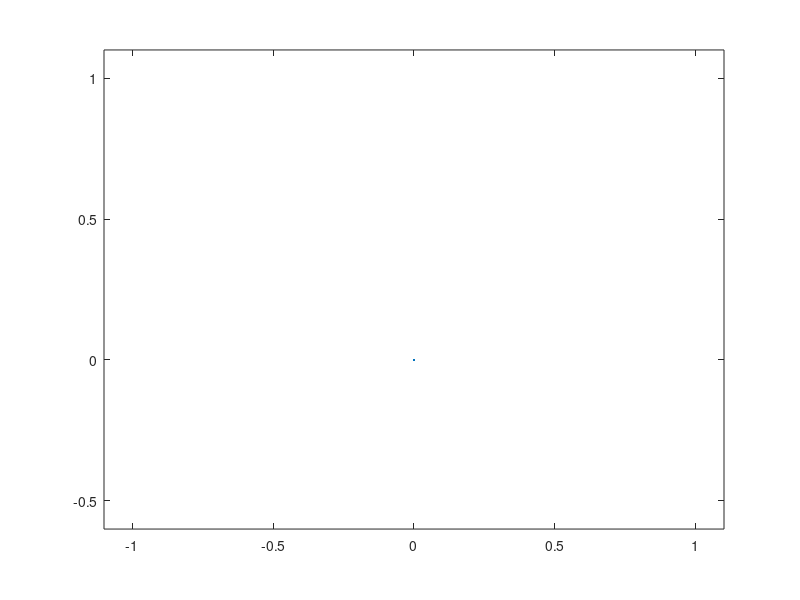

Reproduce this figure in MATLAB. (Note: this script raises an error after producing the figure.)
clear all
close all
clc

%% Winter Break Work: Michael Bisbano
%   Polar Plot Generation Tools:

%% First Stage: Declare Vars 
% Global Variable Declarations (Default):
    %x_axis_range = -1:0.01:1;                                               % predefined to start
    %y_axis_range = -1:0.01:1;                                               % predefined to start
    %theta_deg = 0:0.5:359.5;                                                % predefined to start
    %theta_rad = deg2rad(theta_deg);                                         % predefined to start
    %ThetaMaxDirectivity_deg = 90;                                           % predefined to start
    %ThetaMaxDirectivity_rad = deg2rad(ThetaMaxDirectivity_deg);             % predefined to start
    
    %ScaleType = 'Linear';                                                       % User Defineable
    ScaleType = 'dB';                                               % User Defineable
    
    
    PlotRadius.YMin = 0.5;                                                      % User Defineable
    PlotRadius.ThetaStep = 30;                                                  % User Defineable
    PlotRadius.MaxTheta = 180;                                                  % User Defineable
    PlotRadius.Labels = [1, 0.8, 0.6, 0.4, 0.2];                                % User Defineable
    PlotRadius.Labels_dB = [0, -10, -20, -30, -40];
    PlotRadius.OneSidedBWs = [60, 90, 120, 150, 180];                           % User Defineable
    ThetaSweep = -PlotRadius.MaxTheta:PlotRadius.ThetaStep:PlotRadius.MaxTheta; % User Defineable
        % note to self, make GUI to aid user in defining these variables!

        
%% Second Stage: Create Figure based on inputs    
% Make the Figure and Plot the axes:
    close all;
    figure;
    plot(0, 0);
    hold on;
    ylim([-(PlotRadius.YMin+0.1),1.1])
    %ylim([-(PlotRadius.Labels(end-1)+0.1),1.1])
    xlim([-1.1,1.1])
    pbaspect([2.2/(1.1+0.1+PlotRadius.YMin) 1 1])
    ax = gca;
    ax.YAxisLocation = 'origin';
    ax.YAxis.Color = 'k';
    ax.YAxis.FontWeight = 'bold';
    ax.YAxis.FontSize = 14;
    ax.Layer = 'top';
    ax.XAxis.Visible = 'off';
    ax.YAxis.Visible = 'off';
    ax.YTickMode = 'manual';
    ax.YTick = [0 flip(PlotRadius.Labels)];
    title('Linear Directivity');
    
    %plot the fixed radius arches
    for k = 1:length(PlotRadius.Labels)
        degreeRange = -PlotRadius.OneSidedBWs(k):1:PlotRadius.OneSidedBWs(k);
        [xRange, yRange] = pol2cart(deg2rad(90+degreeRange), PlotRadius.Labels(k));
        plot(xRange, yRange, 'Color','#848482');
        if strcmp(ScaleType, 'dB')
            
            if strcmp('origin',ax.YAxisLocation)
                dB_labelsText = text(0.01, 0.005 + dB2LinScaling4Plots(PlotRadius.Labels_dB(k)), 0.1, num2str(PlotRadius.Labels_dB(k)));
            end                
            if strcmp('right',ax.YAxisLocation)
                dB_labelsText = text(1, 0.002 + dB2LinScaling4Plots(PlotRadius.Labels_dB(k)), 0.1, num2str(PlotRadius.Labels_dB(k)));    
            end
            if strcmp('left',ax.YAxisLocation)
                dB_labelsText = text(-1.1, 0.002 + dB2LinScaling4Plots(PlotRadius.Labels_dB(k)), 0.1, num2str(PlotRadius.Labels_dB(k)));    
            end
            dB_labelsText.Color = 'k';
            dB_labelsText.FontSize = 16;
            dB_labelsText.FontWeight = 'bold';
        else 
            if strcmp('origin',ax.YAxisLocation)
                labelsText = text(0.01, 0.005 + (PlotRadius.Labels(k)), 0.1, num2str(PlotRadius.Labels(k)));
            end                
            if strcmp('right',ax.YAxisLocation)
                labelsText = text(1, 0.002 + (PlotRadius.Labels(k)), 0.1, num2str(PlotRadius.Labels(k)));    
            end
            if strcmp('left',ax.YAxisLocation)
                labelsText = text(-1.1, 0.002 + (PlotRadius.Labels(k)), 0.1, num2str(PlotRadius.Labels(k)));    
            end
            labelsText.Color = 'k';
            labelsText.FontSize = 16;
            labelsText.FontWeight = 'bold';
        end
        
        for thetaSweep = ThetaSweep
            if length(degreeRange(degreeRange==thetaSweep)) % detect if the current thetaSweep value falls within the degreeRange of the current k index.
                
                % remove current thetaSweep from ThetaSweep so it doesn't
                % get repeated later!
                idx = ismember(ThetaSweep, [thetaSweep]);
                ThetaSweep(idx) = [];
                
                % plot the theta line:
                radiusRange = linspace(0, PlotRadius.Labels(k), 100);
                [xRange2, yRange2] = pol2cart(deg2rad(90+thetaSweep), radiusRange);
                plot(xRange2, yRange2, 'Color', '#848482');
                txt = num2str(thetaSweep)+"°";
                if thetaSweep == -180
                    
                elseif thetaSweep == 180
                    t = text(xRange2(end)-0.03, yRange2(end)-0.02, txt);                
                elseif thetaSweep == 0
                    t = text(xRange2(end)-0.01, yRange2(end)+0.03, txt);                    
                elseif thetaSweep < 0                   
                    t = text(xRange2(end)+0.02, yRange2(end)+0.01, txt);                    
                else                  
                    t = text(xRange2(end)-0.065, yRange2(end)+0.01, txt);                    
                end
                t.Color = 'k';
                t.FontSize = 11;
                t.FontWeight = 'bold';
            end
        end
        
        
    end
    
    %plot the standard theta lines (@ PlotRadius.ThetaStep increments)
%     for k = 1:length(PlotRadius.Labels)
%        radiusRange =  linspace(0,PlotRadius.Labels(k), 100);
%        
%     end
    
%% Add actual data to plot:
% I wrote this code to follow example shown in 
% 
% <<img2.jpg>>
% 
sweepStep_deg = 0.5;
theta_deg = -PlotRadius.MaxTheta : sweepStep_deg : PlotRadius.MaxTheta-sweepStep_deg;
theta_deg_neg90_to_90 = -90:sweepStep_deg:90;
%directivityExample = abs(cos(deg2rad(theta_deg)).^15);
%[xDir, yDir] = pol2cart(deg2rad(90+theta_deg), directivityExample);
%p1 = plot(xDir, yDir, 'DisplayName', 'cos(theta)^n', 'LineWidth', 2);

%legend([p1], {'cos(theta)^n'})    
plots = [];
%functionStrings = {};
sumTot = [];
lenTot = [];
for k = 1:6
    if k == 5
        d = abs(((1+cos(deg2rad(theta_deg)))/2));
        fs = "$\frac{1+cos(\theta)}{2}$";
    else
        d = abs(cos(deg2rad(theta_deg)).^k);
        fs = "$cos(\theta)^" + num2str(k)+"$";
    end
    symmetryTest = [];
    offsetVal = 180/sweepStep_deg;
    for m = 1:offsetVal
        symmetryTest = [symmetryTest abs(d(m)-d(m+offsetVal))<0.000000000000001];
    end
    sumTot = [sumTot sum(symmetryTest)];
    lenTot = [lenTot length(symmetryTest)];
    %fprintf(
    if sum(symmetryTest) == length(symmetryTest)
        %only plot -90 to 90 deg..
        d = abs(cos(deg2rad(theta_deg_neg90_to_90)).^k);
        [xDir, yDir] = pol2cart(deg2rad(90+theta_deg_neg90_to_90), d);
    else 
        [xDir, yDir] = pol2cart(deg2rad(90+theta_deg), d);
    end
    plt = plot(xDir, yDir, 'LineWidth', 2, 'DisplayName', fs);
    plots = [plots plt];
    %functionStrings = {functionStrings fs};
end

legend(plots, 'Interpreter', 'latex', 'FontSize', 16)